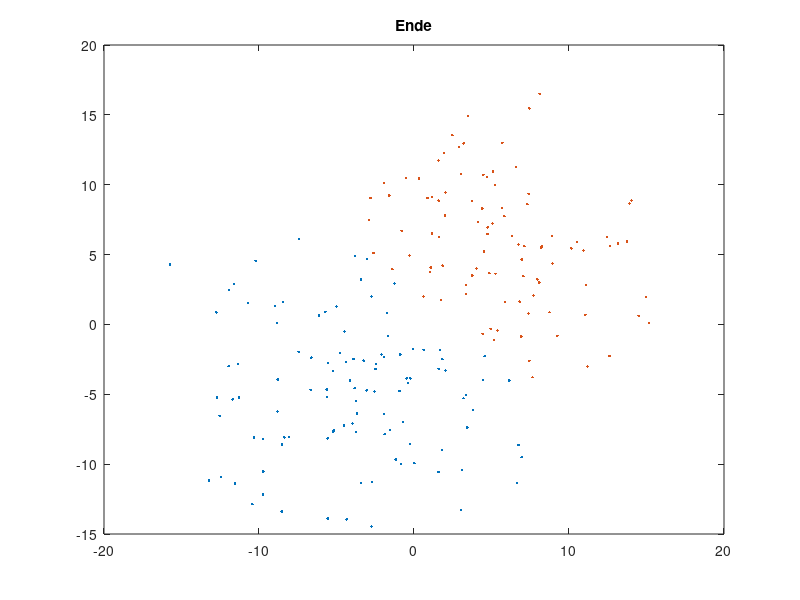

Reproduce this figure in MATLAB.
function maxExp
    %Cluster erstellen
    clust1var = 5;
    clust1mean = -5;
    clust1 = randn(100,2).*clust1var + clust1mean;
    clust2var = 2;
    clust2mean = 5;
    clust2 = randn(100,2).*clust1var + clust2mean;
    global clust;
    clust = [[clust1(:,1); clust2(:,1)] [ clust1(:,2); clust2(:,2)]];
    plot(clust(:,1), clust(:,2), '.')
    pause;
    
    %Varianz und Mittelwert schätzen
    var1 = floor(randn(1)*10);
    mean1 = floor(randn(1)*10);
    var2 = floor(randn(1)*10);
    mean2 = floor(randn(1)*10);
    
    %Erster Schritt
    [cl1, cl2] = expStep(mean1, mean2, cov(clust), cov(clust))
    bool = true;
    %Solange bis die Größe der Matrizen gleich bleibt
    while bool
        size1 = size(cl1(:,1));
        size2 = size(cl2(:,1));
        [cl1, cl2] = expStep(mean(cl1), mean(cl2), cov(cl1), cov(cl2));
        if size1 == size(cl1(:,1))
           if  size2 == size(cl2(:,1))
               bool = false;
           end
        end
    end
    title ('Ende');
    

end
%Funktion, die den einzelnen expectation maximization step ausführt
function [cluster1, cluster2] = expStep(mean1 , mean2, cov1, cov2)
    global clust
    res = [mvnpdf(clust, mean1, cov1) mvnpdf(clust, mean2, cov2)]
    maxres = max(res, [], 2);
    clust1 = [];
    clust2 = [];
    %Zuordnung zu den einzelnen Klassen
    for i=1:200
        index = find(res(i,:)==maxres(i,1));
        if index == 1
            clust1 = [clust1; clust(i,:)];
        else 
            clust2 = [clust2; clust(i,:)];
        end 
    end
    plot(clust1(:,1),clust1(:,2),'.', clust2(:,1),clust2(:,2), '.');
    title(['Size1: ' num2str(size(clust1)) ' Size2: ' num2str(size(clust2))]);
    pause;
    cluster1 = clust1;
    cluster2 = clust2;
end